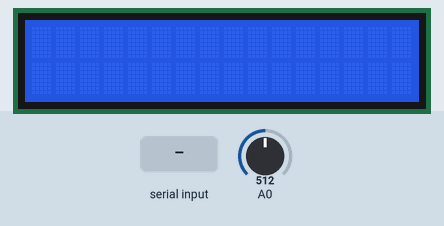
Simulated run of this sketch. Board: Arduino Uno, built with avr-gcc and run on an emulated ATmega328P. On the bench: 16×2 character LCD. The inputs (shaded band) are chosen by the test bench; at power-on: A0 = 512. What the sketch prints to the serial monitor is not drawn.

Above: at 1.2 s.
1.3 s: "1" received over Serial
At 3.7 s:
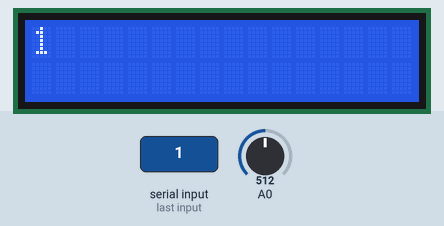
4.0 s: A0 set to 502
6.1 s: "0" received over Serial
At 7.6 s:
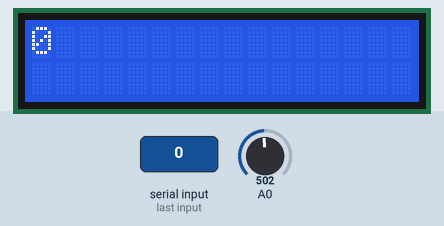
Timing chart, 0 to 9.1 s (numbered marks = the images above; inputs shaded):
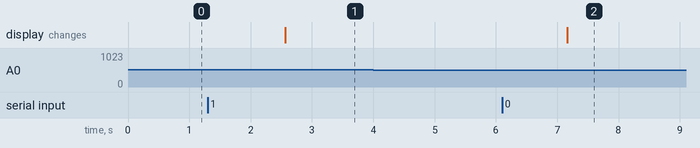

Measured:
- after the input at 1.3 s, the display: changes after 1.3 s (image 1)
- after the input at 4.0 s, every drawn part: stays the same
- after the input at 6.1 s, the display: changes after 1.1 s (image 2)

The sketch:

ZAD2.ino
```cpp
#include <LiquidCrystal.h>

const int rs = 8, en = 9, d4 = 4, d5 = 5, d6 = 6, d7 = 7;
LiquidCrystal lcd(rs, en, d4, d5, d6, d7);

void setup() {
  lcd.begin(16, 2); //rozdzielczosc
  pinMode(A0,INPUT);
  Serial.begin(9600);
}

//R - 0.00
//D - 1.49
//L - 2.33
//U - 0.64
//NIC - 5

void loop() {
  lcd.setCursor(0, 0);
  double val = (analogRead(A0)/204.6);

  if(val < 0.50){
    Serial.println("RIGHT");
  }
  else
    if(val > 0.5 && val < 1.00){
      Serial.println("UP");
  }
  else
    if(val < 1.50){
      Serial.println("DOWN");
    }
  else
    if(val < 2.50){
      Serial.println("LEFT");
    }
  else
    if(val < 5.50 ){
    }
  if (Serial.available() > 0) {
    lcd.print(Serial.readString());
  }
  delay(300);
}
```
